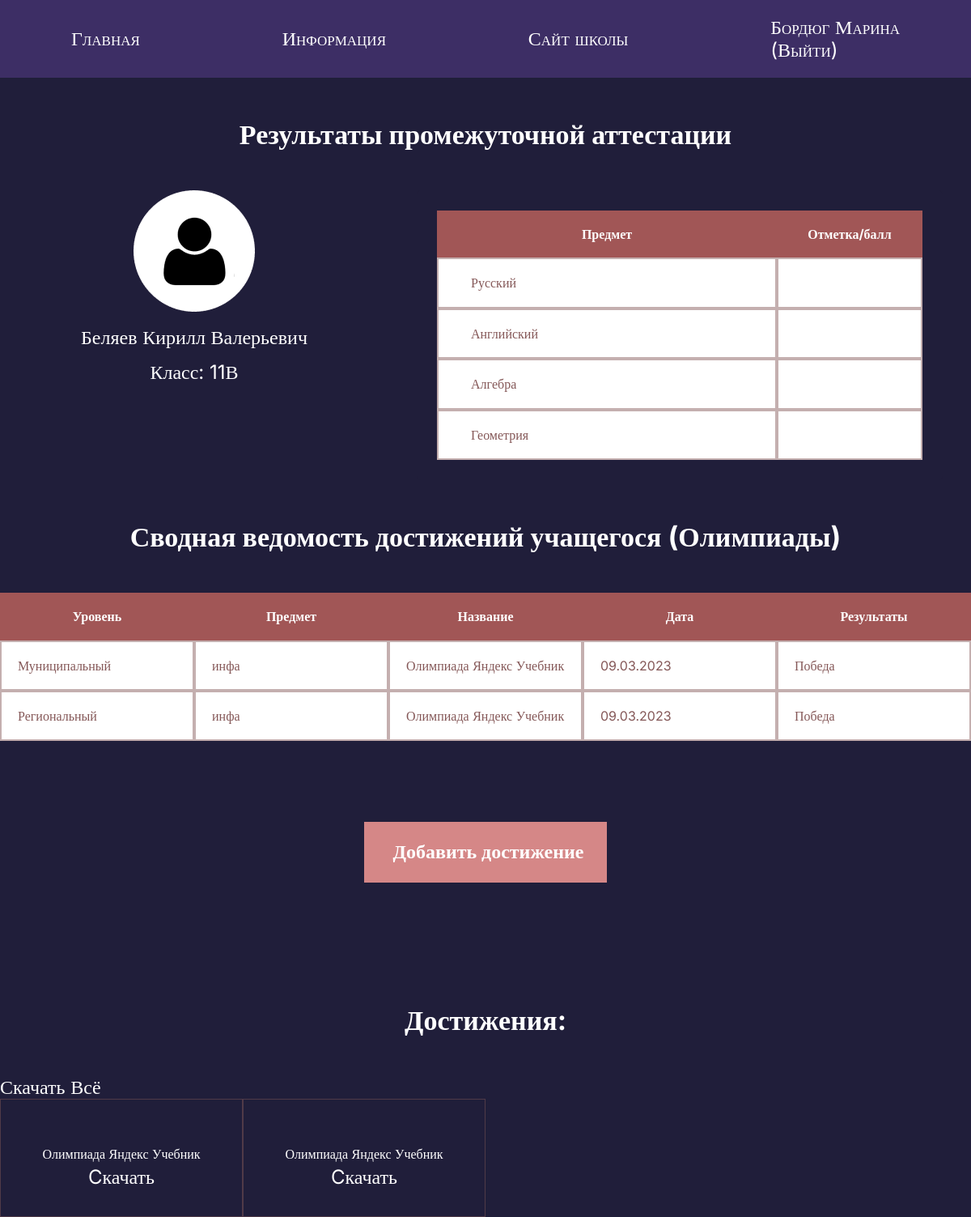
The page /profile/13 (signed in) on the database its author committed.
### tables this page shows
CREATE TABLE "students" (
	"student_id"	INTEGER NOT NULL,
	"name"	TEXT NOT NULL,
	"login"	TEXT NOT NULL,
	"password"	TEXT NOT NULL,
	"avatar"	BLOB,
	"birth_date"	DATE,
	"created_at"	DATETIME NOT NULL DEFAULT CURRENT_TIMESTAMP,
	"class"	TEXT NOT NULL,
	"teacher_id"	INTEGER NOT NULL,
	"old"	INTEGER NOT NULL,
	FOREIGN KEY("teacher_id") REFERENCES "teachers"("teacher_id") ON DELETE CASCADE ON UPDATE CASCADE,
	PRIMARY KEY("student_id" AUTOINCREMENT)
);

CREATE TABLE exams ( 
                    exam_id           INTEGER NOT NULL  PRIMARY KEY  AUTOINCREMENT,
                    subject           TEXT,
                    mark              INTEGER,
                    student_id        INTEGER NOT NULL,
                    created_at        DATETIME NOT NULL DEFAULT CURRENT_TIMESTAMP,
                    FOREIGN KEY ( student_id ) REFERENCES students( student_id ) ON DELETE CASCADE ON UPDATE CASCADE
 
                );

CREATE TABLE "portfolio" (
	"portfolio_id"	INTEGER NOT NULL,
	"event_name"	TEXT NOT NULL,
	"event_type"	TEXT NOT NULL,
	"student_id"	INTEGER NOT NULL,
	"created_at"	DATETIME NOT NULL DEFAULT CURRENT_TIMESTAMP,
	"event_file_uuid"	TEXT,
	"event_level"	TEXT,
	"event_result"	TEXT,
	"event_date"	TEXT,
	PRIMARY KEY("portfolio_id" AUTOINCREMENT),
	FOREIGN KEY("student_id") REFERENCES "students"("student_id") ON DELETE CASCADE ON UPDATE CASCADE
);

### main.py (the view, shortened to what this page needs)
@app.route("/profile/<student_id>", methods=["POST", "GET"])
def profile_by_id(student_id):
    exams_subjects = ["Русский язык", "Литература", "Алгебра", "Геометрия", "Информатика", "Музыка",
                      "ОБЖ", "Физическая культура", "Технология", "Английский язык", "Литература Республики Коми",
                      "История", "Родная (русская) литература", "Родной (русский) язык", "Биология",
                      "Химия", "Физика", "География", "Обществознание"]
    student = db.get_student_by_student_id(student_id)
    portfolio = db.get_portfolio_by_student_id(student_id)
    exams = db.get_exams_by_student_id(student_id)
    return render_template("student-profile.html", title="Student profile", student=student, port=portfolio,
                                                exams=exams, subjects=exams_subjects, old = student[-1], N=None)

### database.py (called while the page is built)
    def get_portfolio_by_student_id(self, student_id):
        sql = """SELECT * FROM portfolio WHERE student_id = ?"""
        self.cursor.execute(sql, (student_id,))
        return self.cursor.fetchall()

    def get_exams_by_student_id(self, student_id):
        sql = """SELECT * FROM exams WHERE student_id = ?"""
        self.cursor.execute(sql, (student_id,))
        return self.cursor.fetchall()

    def get_student_by_student_id(self, student_id):
        sql = """SELECT * FROM students WHERE student_id = ?"""
        self.cursor.execute(sql, (student_id, ))
        result = self.cursor.fetchone()
        if not result:
            return None
        return result

### templates/student-profile.html (shortened to what this page needs)
{% extends 'base.html' %}
{% block content %}
  <section class="profile-page-st">
    <div class="container">
      <h2 class="header-page">Результаты промежуточной аттестации</h2>
      <div class="student-card">
        <div class="student-info">
          <img src={{url_for('static', filename='img/avatar 1.png')}}  alt="avatar-1" class="avatar-2">
          <p class="port-text">{{ student[1] }}</p>
          <p class="port-text">Класс: {{ student[7] }}</p>
        </div>
        <form class="student-table" method="post">
          <table class="marks">
            <thead>
              <tr>
                <th>Предмет</th>
                <th>Отметка/балл</th>
              </tr>
            </thead>
            <tbody>
              {% if "teacher_id" in session %}
                {% for i in range(1, 5) %}
                  <tr>
                    {% if old %}
                      <td>
                        <select name="exam{{i}}">
                          {% for subject in range(19) %}
                            {% if subjects[subject] == exams[i-1][1] %}
                              <option value={{subjects[subject]}} selected> {{subjects[subject]}}</option>
                            {% else %}
                              <option value={{subjects[subject]}}> {{subjects[subject]}}</option>
                            {% endif %}
                          {% endfor %}
                        </select>
                      </td>
                      <td>
                        <select name="mark{{i}}">
                          {% for mark in range(1, 6) %}
                            {% if mark == exams[i-1][2] %}
                              <option value={{mark}} selected>{{mark}}</option>
                            {% elif mark == None %}
                              <option value="" selected disabled></option>
                            {% else %}
                              <option value={{mark}}>{{mark}}</option>
                            {% endif %}
                          {% endfor %}
                        </select>
                      </td>
                    {% else %}
                      <td>
                        <select name="exam{{i}}">
                          {% for subject in range(19) %}
                            {% if subject == i - 1 %}
                              <option value={{subjects[subject]}} selected> {{subjects[subject]}}</option>
                            {% else %}
                              <option value={{subjects[subject]}}> {{subjects[subject]}}</option>
                            {% endif %}
                          {% endfor %}
                        </select>
                      </td>
                      <td>
                        <select name="mark{{i}}">
                          <option disabled selected></option>
                          {% for mark in range(1, 6) %}
                            <option value={{mark}}>{{mark}}</option>
                          {% endfor %}
                        </select>
                      </td>
                    {% endif %}
                  </tr>
                {% endfor %}
              {% elif "student_id" in session %}
                {% if old %}
                  {% for exam in exams %}
                    <tr>
                      <td>
                        <p>{{ exam[1] }}</p>
                      </td>
                      <td>
                        {% if not exam[2] %}
                          <p></p>
                        {% else %}
                          <p>{{ exam[2] }}</p>
                        {% endif %}
                      </td>
                    </tr>
                  {% endfor %}
                {% endif %}
              {% endif %}
            </tbody>
          </table>
        </form>
      </div>
      {% if port %}
        <p class="header-page"><strong>Сводная ведомость достижений учащегося (Олимпиады)</strong></p>
        <div class="marks-tb">
          <table class="marks-2">
            <thead>
              <tr>
                <th class="th-2">Уровень</th>
                <th class="th-2">Предмет</th>
                <th class="th-2">Название</th>
                <th class="th-2">Дата</th>
                <th class="th-2">Результаты</th>
              </tr>
            </thead>
            <tbody>
              {% for item in port %}
                <tr>
                  <td class="td-2">{{item[6]}}</td>
                  <td class="td-2">{{item[2]}}</td>
                  <td class="td-2">{{item[1]}}</td>
                  <td class="td-2">{{item[-1]}}</td>
                  <td class="td-2">{{item[-2]}}</td>
                </tr>
              {% endfor %}
            </tbody>
          </table>
        </div>
        {% if "student_id" in session %}
          <a href="/add-portfolio" type="submit" class="button-center button-add"><strong>Добавить достижение</strong></a>
        {% endif %}
        <p class="header-page"><strong>Достижения:</strong></p>
        <a href='/profile/download-all/{{student[0]}}' class="portfolio-link">Скачать Всё</a>
        <div class="portfolio-files">
          {% for item in port %}
            <div class="portfolio-item">
              <p class="portfolio-title">{{item[1]}}</p>
              <a href='/download/{{ item[5] }}' class="portfolio-link">Cкачать</a>
            </div>
          {% endfor %}
        </div>
      {% else %}
        {% if "student_id" in session %}
        <a href="/add-portfolio" type="submit" class="button-center button-add"><strong>Добавить достижение</strong></a>
        {% endif %}
      {% endif %}
    </div>
  </section>
{% endblock %}

### static/css/styles.css (style rules this page uses)
* { margin: 0; padding: 0; box-sizing: border-box; font-family: Inter; }
form { margin: 0 auto; max-width: 650px; box-shadow: 20px 20px 0px #443C5B; background-color: #FFFFFF; border-radius: 5px; padding: 25px; }
.container { max-width: 1200px; margin: 0 auto; }
a { text-decoration: none; color: white; font-family: Inter; font-size: 24px; }
thead { display: flex; }
tr { width: 100%; display: flex; align-items: stretch; }
.student th:first-child, td:first-child { width: 60%; }
.student th:last-child, td:last-child { width: 25%; }
th:first-child, td:first-child { width: 70%; }
th:last-child, td:last-child { width: 30%; }
.button-add { width: 300px; height: 75px; padding: 20px 0 20px 7px; margin: 100px 0px 100px 0px; background-color: #D58787; border: 3px solid #D58787; color: white; text-align: center; text-decoration: none; display: inline-block; transition: all ease 0.3s; cursor: pointer; }
table { border-collapse: collapse; }
th, td { border: 2px solid #8558587a; padding: 20px 20px; text-align: left; color: #855858; }
th { background-color: #A15656; color: #FFFFFF; border: none; text-align: center; }
.port-text { color: #FFFFFF; font-family: Inter; font-size: 24px; margin-top: 15px; }
.header-page { color: #FFFFFF; font-size: 34px; text-align: center; padding: 50px 0; }
.marks { background-color: #FFFFFF; width: 100%; }
.marks-tb { max-width: 100%; }
.marks-2 { background-color: #FFFFFF; width: 100%; }
.profile-page-st { min-height: 88vh; width: 100%; background-color: #201E3A; }
.th-2:first-child, .td-2:first-child, .th-2:nth-child(2), .td-2:nth-child(2), .th-2:nth-child(3), .td-2:nth-child(3), .th-2:nth-child(4), .td-2:nth-child(4), .th-2:nth-child(5), .td-2:nth-child(5) { width: 20%; }
.student-card { display: flex; justify-content: space-between; }
.student-info { width: 40%; text-align: center; }
.student-table { width: 60%; border: none; box-shadow: none; background-color: #201E3A; text-align: center; }
.student-table td { padding: 0; }
.student-table p { padding: 20px 0px 20px 40px; }
.portfolio-files { display: flex; flex-wrap: wrap; }
.portfolio-item { width: 25%; padding: 35px; border: 1px solid #8558587a; text-align: center; }
.portfolio-title { color: #FFFFFF; padding: 5px 0 5px 0; }
.button-center { margin-left: 450px; }

### rows shown on the page
students: name "Беляев Кирилл Валерьевич", class "11В"
exams: subject "Русский"
exams: subject "Английский"
exams: subject "Алгебра"
exams: subject "Геометрия"
portfolio: event_level "Муниципальный", event_type "инфа", event_name "Олимпиада Яндекс Учебник", event_date "09.03.2023", event_result "Победа"
portfolio: event_level "Региональный", event_type "инфа", event_name "Олимпиада Яндекс Учебник", event_date "09.03.2023", event_result "Победа"

### other values the page prints
{{ (session["login"])[ :session["login"].rfind(" ")] }} "Бордюг Марина"
